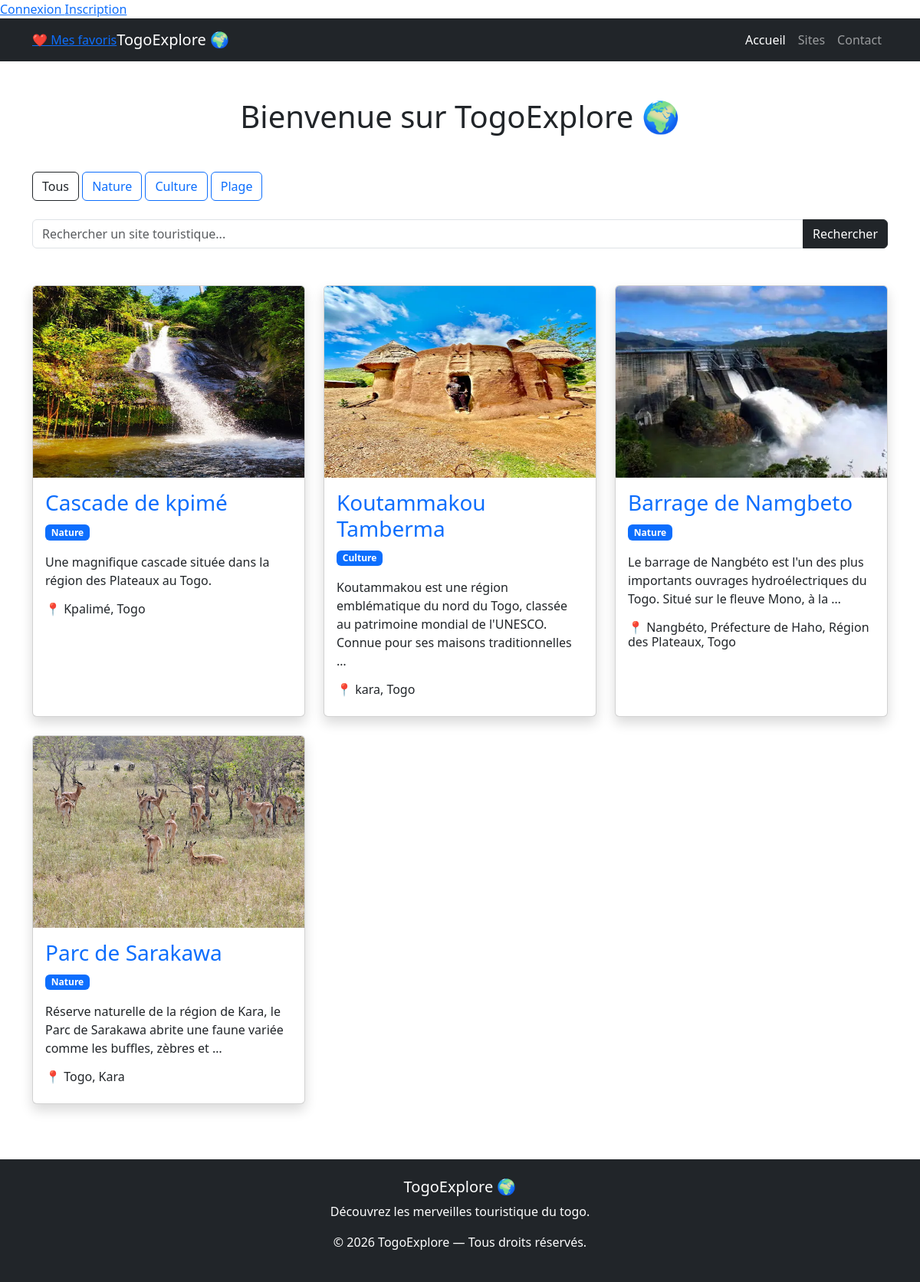
The page / on the database its author committed.
### tourism/models.py (models this page shows, shortened)
class Category(models.Model):
    name = models.CharField(max_length=100)
    def __str__(self):
        return self.name

class TouristSite(models.Model):
    name = models.CharField(max_length=200)
    description = models.TextField()
    location = models.CharField(max_length=255)
    image = models.ImageField(upload_to='site/')
    category = models.ForeignKey(
        Category,
        on_delete=models.CASCADE,
        null=True,
        blank=True
    )
    latitude = models.FloatField(null=True, blank=True)
    longitude = models.FloatField(null=True, blank=True)
    created_at = models.DateTimeField(auto_now_add=True)

### tourism/views.py (the view)
# urls.py: 2. Add a URL to urlpatterns:  path('', views.home, name='home')
def home(request):
    query = request.GET.get('q')
    category_id = request.GET.get('category')
    sites = TouristSite.objects.all()
    if query:
        sites = sites.filter(name__icontains=query)
    if category_id:
        sites = sites.filter(category_id=category_id)
    categories = Category.objects.all()
    context = {
        'sites': sites,
        'categories': categories
    }
    return render(request, 'tourism/index.html', context)

### tourism/templates/tourism/index.html (shortened to what this page needs)
{% load static %}
<!DOCTYPE html>
<html lang="fr">
<head>
    <link href="https://cdn.jsdelivr.net/npm/bootstrap@5.3.7/dist/css/bootstrap.min.css" rel="stylesheet">
</head>
<body>
{% if user.is_authenticated %}
<p>Bonjour {{ user.username }}</p>
<a href="{% url 'logout' %}">
    Déconnexion
</a>
{% else %}
<a href="{% url 'login' %}">
    Connexion
</a>
<a href="{% url 'register' %}">
    Inscription
</a>
{% endif %}
    <nav class="navbar navbar-expand-lg navbar-dark bg-dark">
        <div class="container">
            <a href="{% url 'favorites' %}">
                ❤️ Mes favoris
            </a>
            <a class="navbar-brand" href="/">
                TogoExplore 🌍
            </a>
            <div class="collapse navbar-collapse" id="navbarNav">
                <ul class="navbar-nav ms-auto">
                    <li class="nav-item">
                        <a class="nav-link active" href="/">
                            Accueil
                        </a>
                    </li>
                    <li class="nav-item">
                        <a class="nav-link" href="/">
                            Sites
                        </a>
                    </li>
                    <li class="nav-item">
                        <a class="nav-link" href="{% url 'contact' %}">
                            Contact
                        </a>
                    </li>
                </ul>
            </div>
        </div>
    </nav>
    <div class="container mt-5">
        <h1 class="text-center mb-5">
            Bienvenue sur TogoExplore 🌍
        </h1>
        <div class="mb-4">
    <a href="/" class="btn btn-outline-dark">
        Tous
    </a>
    {% for category in categories %}
        <a href="/?category={{ category.id }}"
           class="btn btn-outline-primary">
            {{ category.name }}
        </a>
    {% endfor %}
</div>
        <div class="row">
          <form method="GET" class="mb-5">
    <div class="input-group">
        <input type="text"
               name="q"
               class="form-control"
               placeholder="Rechercher un site touristique...">
        <button class="btn btn-dark">
            Rechercher
        </button>
    </div>
</form>
            {% for site in sites %}
            <div class="col-md-4 mb-4">
                <div class="card shadow h-100">
                    <img src="{{ site.image.url }}"
                         class="card-img-top"
                         height="250">
                    <div class="card-body">
                        <h3 class="card-title">
                            <a href="{% url 'site_detail' site.id %}"
                               class="text-decoration-none">
                                {{ site.name }}
                            </a>
                        </h3>
                        <p class="badge bg-primary">
                        {{ site.category }}
                        </p>
                        <p class="card-text">
                            {{ site.description|truncatewords:20 }}
                        </p>
                        <h6>
                            📍 {{ site.location }}
                        </h6>
                    </div>
                </div>
            </div>
            {% endfor %}
        </div>
    </div>
<footer class="bg-dark text-white mt-5 p-4">
      <div class="container text-center">
          <h5>TogoExplore 🌍</h5>
          <p>
            Découvrez les merveilles touristique du togo.
          </p>
          <p>
            © 2026 TogoExplore — Tous droits réservés.
          </p>
      </div>
</footer>
</body>
</html>

### rows shown on the page
Category: name "Nature"
Category: name "Culture"
Category: name "Plage"
TouristSite: image (picture), name "Cascade de kpimé", category "Nature", description "Une magnifique cascade située dans la région des Plateaux au Togo.", location "Kpalimé, Togo"
TouristSite: image (picture), name "Koutammakou Tamberma", category "Culture", description "Koutammakou est une région emblématique du nord du Togo, classée au patrimoine mondial de l'UNESCO. Connue pour ses maisons traditionnelles …", location "kara, Togo"
TouristSite: image (picture), name "Barrage de Namgbeto", category "Nature", description "Le barrage de Nangbéto est l'un des plus importants ouvrages hydroélectriques du Togo. Situé sur le fleuve Mono, à la …", location "Nangbéto, Préfecture de Haho, Région des Plateaux, Togo"
TouristSite: image (picture), name "Parc de Sarakawa", category "Nature", description "Réserve naturelle de la région de Kara, le Parc de Sarakawa abrite une faune variée comme les buffles, zèbres et …", location "Togo, Kara"
